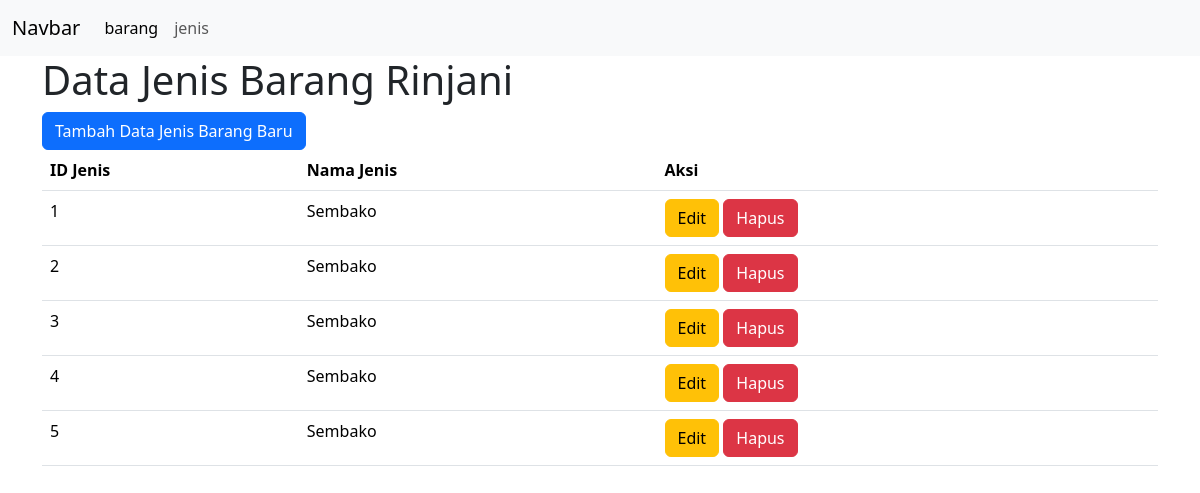
The app's page /view/jenis/index.php with its own data.
### tables this page shows
CREATE TABLE `jenis` (
  `id_jenis` varchar(10) NOT NULL,
  `nama_jenis` varchar(25) DEFAULT NULL
);

### view/jenis/index.php (the view, shortened to what this page needs)
<!DOCTYPE html>
<html lang="en">
<head>
    <link rel="stylesheet" href="https://cdn.jsdelivr.net/npm/bootstrap@5.3.3/dist/css/bootstrap.min.css">
</head>
<body>
<nav class="navbar navbar-expand-lg bg-body-tertiary">
  <div class="container-fluid">
    <a class="navbar-brand" href="#">Navbar</a>
    <div class="collapse navbar-collapse" id="navbarSupportedContent">
      <ul class="navbar-nav me-auto mb-2 mb-lg-0">
        <li class="nav-item">
          <a class="nav-link active" aria-current="page" href="../barang/index.php">barang</a>
        </li>
        <li class="nav-item">
          <a class="nav-link" href="">jenis</a>
        </li>
      </ul>
    </div>
  </div>
</nav>
<div class="container">
  <h1>Data Jenis Barang Rinjani</h1>
  <a href="view_tambah.php" class="btn btn-primary">Tambah Data Jenis Barang Baru</a>
<table class="table">
  <thead>
    <tr>
      <th scope="col">ID Jenis</th>
      <th scope="col">Nama Jenis</th>
      <th>Aksi</th>
    </tr>
  </thead>
  <tbody>
  <?php
                include "../../config/koneksi.php";
                $query = mysqli_query($conn, "SELECT * FROM jenis");
                $no = 1;
                if (mysqli_num_rows($query) > 0) {
                    while ($result = mysqli_fetch_assoc($query)) {
                        ?>
                        <tr>
                            <td><?php echo $no; ?></td>
                            <td><?php echo $result['nama_jenis']; ?></td>
                            <td>
                            <a href="view_edit.php?id=<?php echo $result['id_jenis'] ?>" class="btn btn-warning">Edit</a>
                            <a href="hapus.php?id=<?php echo $result['id_jenis'] ?>"
                            onclick="return confirm('Kamu Yakin???')"
                            class="btn btn-danger">Hapus</a>
                            </td>
                        </tr>
                        <?php
                        $no++;
                    }
                } else {
                    echo "<tr><td colspan='7' class='text-center'>Data siswa tidak ditemukan</td></tr>";
                }
                ?>
  </tbody>
</table>
</div>
</body>
</html>

### records on screen
jenis: nama_jenis "Sembako"
jenis: nama_jenis "Sembako"
jenis: nama_jenis "Sembako"
jenis: nama_jenis "Sembako"
jenis: nama_jenis "Sembako"
